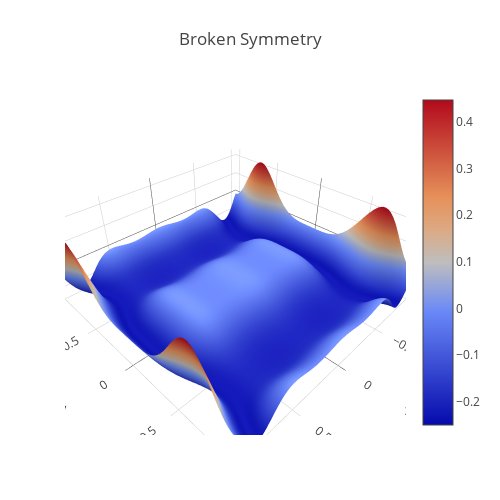

Notebook code cell kept with this figure:
### Code cell
import plotly.graph_objects as go
import numpy as np

a = 1

x = np.linspace(-a,a,100)
y = np.linspace(-a,a,100)

r = np.linspace(-a,a,100)
theta = np.linspace(0,2*np.pi, 100)

def potential(x,y):
    return -(x**2 + y**2) + (x**2 + y**2)**2

def polar_potential(r):
    return -r**2 + r**4



X,Y = np.meshgrid(r*np.cos(theta),r*np.sin(theta))

Z = potential(X,Y)
print(Z.shape)

fig = go.Figure(data = [go.Surface(x = x, y = y,z = Z)])

fig.update_layout(template = 'none',title='Broken Symmetry', autosize=False,
                  
                  width=500, height=500,
                  margin=dict(l=65, r=50, b=65, t=90))
fig.show()
